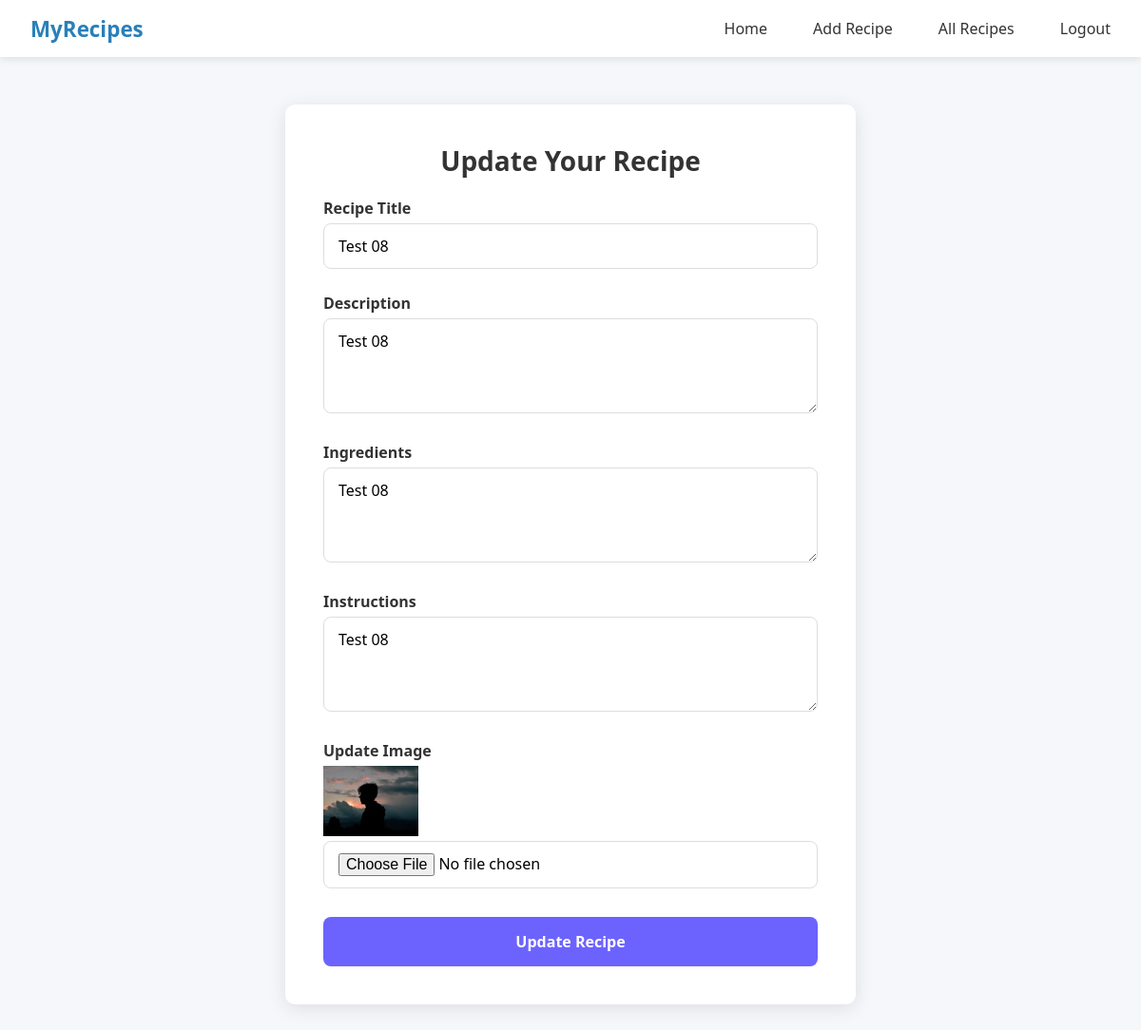
/updaterecipe/5/ (signed in), run on the app's committed database.
### recipeApp/models.py (models this page shows)
class recipeModel(models.Model):
    RecipeTitle = models.CharField(max_length=100)
    RecipeDesciption = models.TextField(max_length=500)
    RecipeIngredients = models.CharField(max_length=100)
    RecipeInstrauction = models.CharField(max_length=100)
    RecipeImage = models.ImageField(upload_to='Media/recipe')

### recipeApp/views.py (the view, shortened to what this page needs)
# urls.py: path('updaterecipe/<str:id>/',updatePage, name='updatePage'),
@login_required
def updatePage(req, id):
    recipe = recipeModel.objects.get(id=id)
    return render(req, 'update.html', {'recipedata': recipe})

### recipeApp/template/update.html (shortened to what this page needs)
{% extends 'master.html' %}
{% block body %}
<div class="body">
  <form class="form-container" action="" method="POST" enctype="multipart/form-data">
    <h2>Update Your Recipe</h2>
    <label for="title">Recipe Title</label>
    <input type="text" id="title" name="title" value="{{ recipedata.RecipeTitle }}" placeholder="e.g., Classic Lasagna" required>
    <label for="description">Description</label>
    <textarea id="description" name="description" value="" placeholder="Briefly describe your recipe..." required>{{ recipedata.RecipeDesciption }}</textarea>
    <label for="ingredients">Ingredients</label>
    <textarea id="ingredients" name="ingredients" value="" placeholder="List ingredients, separated by commas..." required>{{ recipedata.RecipeIngredients }}</textarea>
    <label for="instructions">Instructions</label>
    <textarea id="instructions" name="instructions" placeholder="Step-by-step cooking instructions..." required>{{ recipedata.RecipeInstrauction }}</textarea>
    <label for="image">Update Image</label>
    <img src="/{{ recipedata.RecipeImage }}" alt="{{ recipedata.RecipeTitle }}" class="recipe-thumb" width="100px" />
    <input type="file" id="image" name="RecipeImage" accept="image/*">
    <button type="submit" class="submit-btn">Update Recipe</button>
  </form>
</div>
{% endblock body %}

### recipeApp/template/master.html (style rules this page uses)
* { margin: 0; padding: 0; box-sizing: border-box; }
body { font-family: 'Poppins', sans-serif; background: #f5f7fa; }

### recipeApp/template/update.html (style rules this page uses)
* { box-sizing: border-box; font-family: 'Segoe UI', Tahoma, Geneva, Verdana, sans-serif; }
.body { background: #f5f7fa; padding: 50px 20px; display: flex; justify-content: center; align-items: center; }
.form-container { background: white; padding: 40px; max-width: 600px; width: 100%; border-radius: 10px; box-shadow: 0 4px 20px rgba(0, 0, 0, 0.1); }
.form-container h2 { margin-bottom: 20px; font-size: 28px; text-align: center; color: #333; }
label { font-weight: 600; display: block; margin: 15px 0 5px; color: #333; }
input[type="text"], textarea, input[type="file"] { width: 100%; padding: 12px 15px; margin-bottom: 10px; border: 1px solid #ddd; border-radius: 8px; font-size: 16px; transition: border 0.3s; }
textarea { resize: vertical; min-height: 100px; }
.submit-btn { margin-top: 20px; width: 100%; padding: 15px; background-color: #6c63ff; color: white; border: none; border-radius: 8px; font-size: 16px; font-weight: bold; cursor: pointer; transition: background 0.3s; }

### data on the page
recipeModel: title "Test 08", description "Test 08", ingredients "Test 08", instructions "Test 08", RecipeImage (picture)
